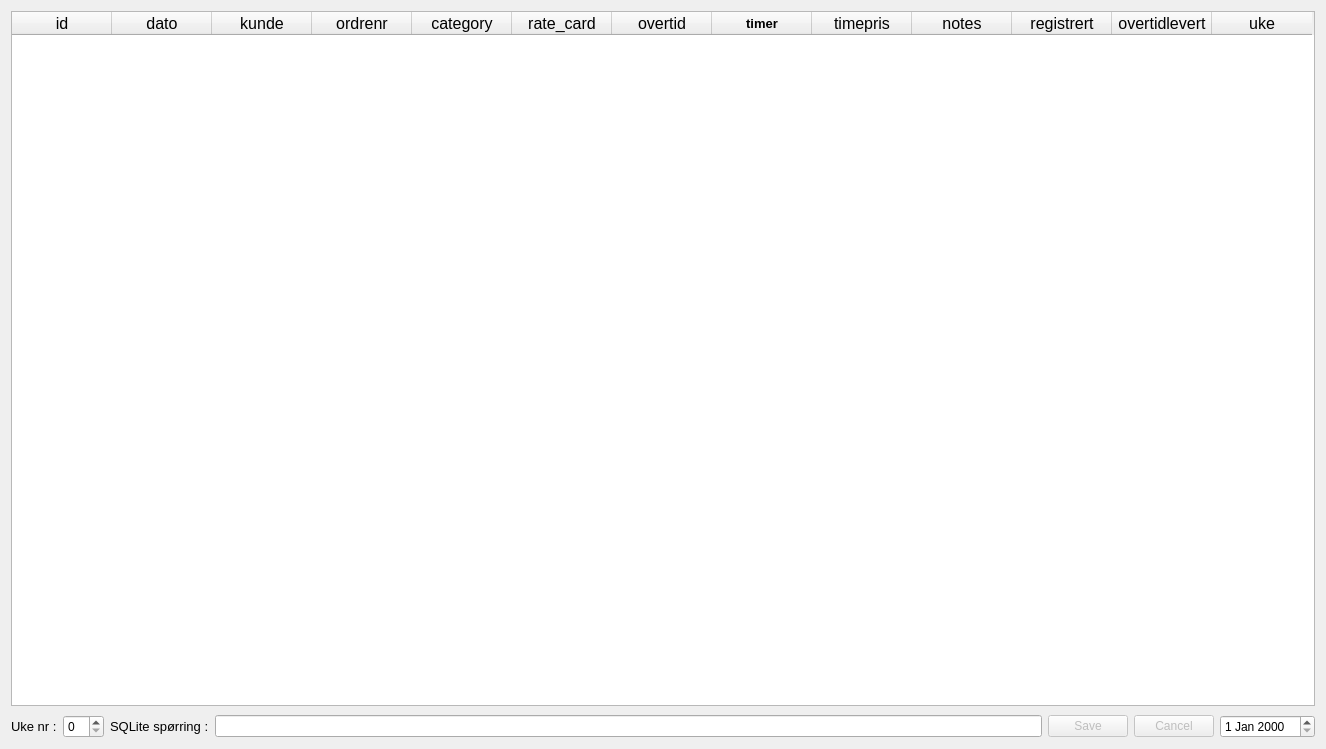
<?xml version="1.0" encoding="UTF-8"?>
<ui version="4.0">
 <class>showtimer</class>
 <widget class="QWidget" name="showtimer">
  <property name="geometry">
   <rect>
    <x>0</x>
    <y>0</y>
    <width>1326</width>
    <height>749</height>
   </rect>
  </property>
  <property name="windowTitle">
   <string>Show Timer</string>
  </property>
  <layout class="QGridLayout" name="gridLayout">
   <item row="1" column="0">
    <layout class="QHBoxLayout" name="horizontalLayout">
     <property name="topMargin">
      <number>3</number>
     </property>
     <item>
      <widget class="QLabel" name="label">
       <property name="font">
        <font>
         <pointsize>10</pointsize>
        </font>
       </property>
       <property name="text">
        <string>Uke nr :</string>
       </property>
      </widget>
     </item>
     <item>
      <widget class="QSpinBox" name="spinBox_ukenr">
       <property name="correctionMode">
        <enum>QAbstractSpinBox::CorrectToPreviousValue</enum>
       </property>
       <property name="stepType">
        <enum>QAbstractSpinBox::DefaultStepType</enum>
       </property>
      </widget>
     </item>
     <item>
      <widget class="QLabel" name="label_2">
       <property name="font">
        <font>
         <pointsize>10</pointsize>
        </font>
       </property>
       <property name="text">
        <string>SQLite spørring :</string>
       </property>
      </widget>
     </item>
     <item>
      <widget class="QLineEdit" name="lineEdit_sqlquery"/>
     </item>
     <item>
      <widget class="QPushButton" name="pushButton_save">
       <property name="enabled">
        <bool>false</bool>
       </property>
       <property name="text">
        <string>Save</string>
       </property>
      </widget>
     </item>
     <item>
      <widget class="QPushButton" name="pushButton_cancel">
       <property name="enabled">
        <bool>false</bool>
       </property>
       <property name="text">
        <string>Cancel</string>
       </property>
      </widget>
     </item>
     <item>
      <widget class="QDateEdit" name="dateEdit"/>
     </item>
    </layout>
   </item>
   <item row="0" column="0">
    <widget class="QTableWidget" name="tableWidget">
     <property name="sizePolicy">
      <sizepolicy hsizetype="Expanding" vsizetype="Expanding">
       <horstretch>0</horstretch>
       <verstretch>0</verstretch>
      </sizepolicy>
     </property>
     <property name="font">
      <font>
       <pointsize>12</pointsize>
      </font>
     </property>
     <property name="sizeAdjustPolicy">
      <enum>QAbstractScrollArea::AdjustIgnored</enum>
     </property>
     <property name="sortingEnabled">
      <bool>true</bool>
     </property>
     <attribute name="verticalHeaderShowSortIndicator" stdset="0">
      <bool>true</bool>
     </attribute>
     <column>
      <property name="text">
       <string>id</string>
      </property>
     </column>
     <column>
      <property name="text">
       <string>dato</string>
      </property>
     </column>
     <column>
      <property name="text">
       <string>kunde</string>
      </property>
     </column>
     <column>
      <property name="text">
       <string>ordrenr</string>
      </property>
     </column>
     <column>
      <property name="text">
       <string>category</string>
      </property>
     </column>
     <column>
      <property name="text">
       <string>rate_card</string>
      </property>
     </column>
     <column>
      <property name="text">
       <string>overtid</string>
      </property>
     </column>
     <column>
      <property name="text">
       <string>timer</string>
      </property>
      <property name="font">
       <font>
        <pointsize>10</pointsize>
        <weight>75</weight>
        <bold>true</bold>
       </font>
      </property>
     </column>
     <column>
      <property name="text">
       <string>timepris</string>
      </property>
     </column>
     <column>
      <property name="text">
       <string>notes</string>
      </property>
     </column>
     <column>
      <property name="text">
       <string>registrert</string>
      </property>
     </column>
     <column>
      <property name="text">
       <string>overtidlevert</string>
      </property>
     </column>
     <column>
      <property name="text">
       <string>uke</string>
      </property>
     </column>
    </widget>
   </item>
  </layout>
 </widget>
 <resources/>
 <connections/>
</ui>
